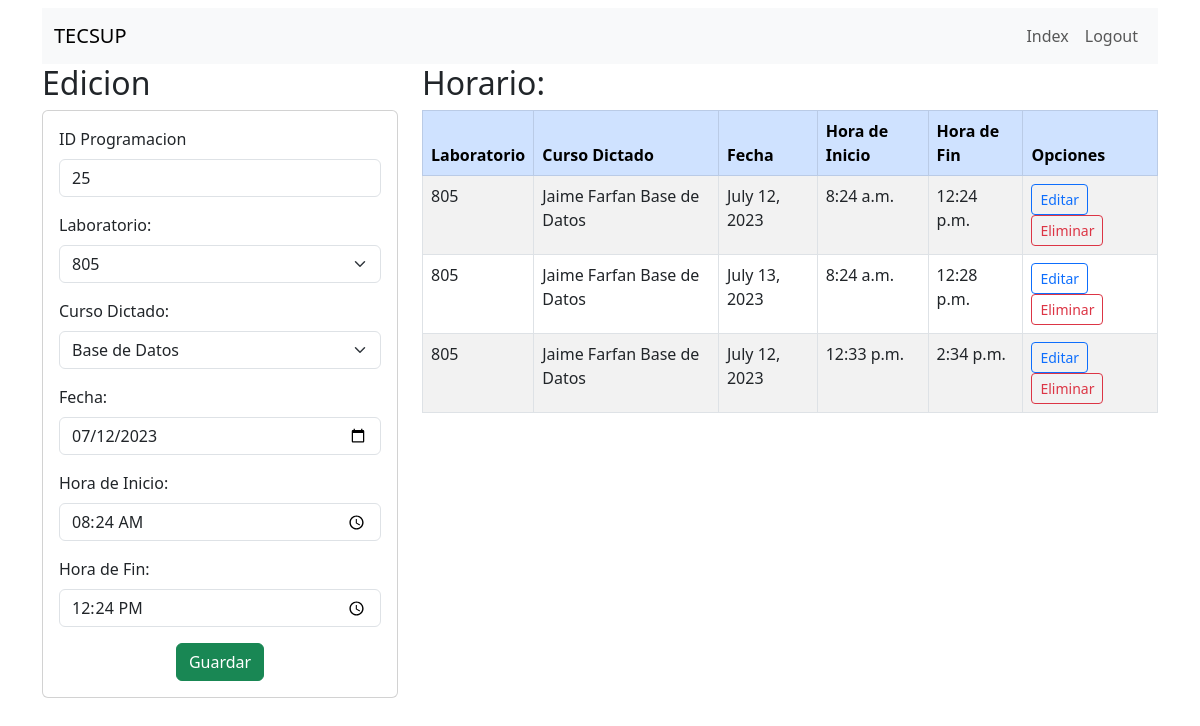
Screenshot of /editar/25 (signed in) with the database file from the repository.
### Laboratorios/models.py (models this page shows, shortened)
class Programacion_laboratorio(models.Model):
    laboratorio = models.ForeignKey(Laboratorio, on_delete=models.CASCADE)
    curso_dictado = models.ForeignKey(Curso_dictado, on_delete=models.CASCADE)
    fecha = models.DateField()
    hora_inicio = models.TimeField()
    hora_fin = models.TimeField()

class Laboratorio(models.Model):
    nombre = models.CharField(max_length=50)
    capacidad_alumnos = models.IntegerField()
    cantidad_equipos = models.IntegerField()
    herramientas = models.JSONField()
    def __str__(self):
        return self.nombre

class Curso_dictado(models.Model):
    profesor = models.ForeignKey(Profesor, on_delete=models.CASCADE)
    curso = models.ForeignKey(Curso, on_delete=models.CASCADE)
    def __str__(self):
        return self.profesor.nombre + " " + self.profesor.apellidos + " " + self.curso.nombre

class Curso(models.Model):
    nombre = models.CharField(max_length=50)
    creditos = models.IntegerField()
    especialidad = models.ForeignKey(Especialidad, on_delete=models.CASCADE)
    def __str__(self):
        return self.nombre

class Profesor(models.Model):
    nombre = models.CharField(max_length=50)
    apellidos = models.CharField(max_length=50)
    dni = models.CharField(max_length=8)
    direccion = models.CharField(max_length=200)
    telefono = models.CharField(max_length=9)
    email = models.CharField(max_length=100)

### Laboratorios/views.py (the view)
# urls.py: path('editar/<id>',views.editar_datos, name='editar'),
@login_required(login_url='Laboratorios:login')
def editar_datos(request,id):
    datos=Programacion_laboratorio.objects.get(id=id)
    codigo_lab=datos.laboratorio.id
    laboratorio=Laboratorio.objects.get(pk=codigo_lab)
    laboratorioListado=Laboratorio.objects.exclude(pk=codigo_lab)
    codigo_curso=datos.curso_dictado.id
    curso_dictado=Curso_dictado.objects.get(pk=codigo_curso)
    cursoListado=Curso_dictado.objects.exclude(pk=codigo_curso)
    listadoProgLabs = Programacion_laboratorio.objects.all()
    laboratorios = Laboratorio.objects.all()
    cursos_dictados = Curso_dictado.objects.all()
    context={
        'datos':datos,
        'laboratorio':laboratorio,
        'laboratorios':laboratorioListado,
        'curso_dictado':curso_dictado,
        'cursos':cursoListado,
        "labs": listadoProgLabs,
        "laboratorios": laboratorios,
        "cursos_dictados": cursos_dictados
    }
    return render(request,"editar.html",context)

### Laboratorios/templates/editar.html (shortened to what this page needs)
{% extends './base.html' %}
{% block body %}
<div class="row">
    <div class="col-sm-12 col-md-6 col-lg-4 col-xl-4">
        <h2>Edicion</h2>
        <div class="card">
            <div class="card-body">
                <form action="/editar" method="POST">
                    <div class="mb-3">
                        <label for="idpro" class="form-label">ID Programacion </label>
                        <input type="text" name="idpro" value="{{datos.id}}" class="form-control" id="idpro" readonly>
                    </div>
                    <div class="mb-3">
                        <label for="txtlaboratorio" class="form-label">Laboratorio:</label>
                        <select name="txtlaboratorio" class="form-select" id="txtlaboratorio">
                                <option selected value="{{ laboratorio.id }}">{{ laboratorio.nombre }}</option>
                        </select>
                    </div>
                    <div class="mb-3">
                        <label for="txtcurso_dictado" class="form-label">Curso Dictado:</label>
                        <select name="txtcurso_dictado" class="form-select" id="txtcurso_dictado">
                                <option selected value="{{ curso_dictado.id }}">{{ curso_dictado.curso }}</option>
                        </select>
                    </div>
                    <div class="mb-3">
                        <label for="txtfecha" class="form-label">Fecha: </label>
                        <input type="date" name="txtfecha" value="{{datos.fecha|date:'Y-m-d' }}" class="form-control" id="txtfecha">
                    </div>
                    <div class="mb-3">
                        <label for="txthora_inicio" class="form-label">Hora de Inicio:</label>
                        <input type="time" name="txthora_inicio" class="form-control" id="txthora_inicio" value="{{datos.hora_inicio|date:'H:i'}}">
                    </div>
                    <div class="mb-3">
                        <label for="txthora_fin" class="form-label">Hora de Fin:</label>
                        <input type="time" name="txthora_fin" class="form-control" id="txthora_fin" value="{{datos.hora_fin|date:'H:i'}}">
                    </div>
                    <div class="text-center">
                        <button type="submit" class="btn btn-success">Guardar</button>
                    </div>
                </form>
            </div>
        </div>
    </div>
    <div class="col-sm-12 col-md-6 col-lg-8 col-xl-8">
        <h2>Horario:</h2>
        <div class="table-responsive">
          <table class="table table-striped table-bordered">
            <thead class="table-primary">
              <tr>
                <th>Laboratorio</th>
                <th>Curso Dictado</th>
                <th>Fecha</th>
                <th>Hora de Inicio</th>
                <th>Hora de Fin</th>
                <th>Opciones</th>
              </tr>
            </thead>
            <tbody>
              {% for d in labs %}
              <tr>
                <td>{{ d.laboratorio }}</td>
                <td>{{ d.curso_dictado }}</td>
                <td>{{ d.fecha }}</td>
                <td>{{ d.hora_inicio }}</td>
                <td>{{ d.hora_fin }}</td>
                <td>
                  <a href="{% url 'Laboratorios:editar' d.id %}" class="btn btn-outline-primary btn-sm">Editar</a>
                  <a href="{% url 'Laboratorios:eliminar' d.id %}" class="btn btn-outline-danger btn-sm">Eliminar</a>
                </td>
              </tr>
              {% endfor %}
            </tbody>
          </table>
        </div>
      </div>
</div>
{% endblock %}

### Laboratorios/templates/base.html (shortened to what this page needs)
<!DOCTYPE html>
<html lang="en">
<head>
  <link href="https://cdn.jsdelivr.net/npm/bootstrap@5.3.0-alpha3/dist/css/bootstrap.min.css" rel="stylesheet"
>
</head>
<body>
  <div class="container py-2">
    <nav class="navbar navbar-expand-lg navbar-light bg-light">
      <div class="container-fluid">
        <a class="navbar-brand" href="#">TECSUP</a>
        <div class="collapse navbar-collapse" id="navbarNav">
          <ul class="navbar-nav ms-auto">
            <li class="nav-item">
              <a class="nav-link" href="{% url 'Laboratorios:index' %}">Index</a>
            <li class="nav-item">
              <a class="nav-link" href="{% url 'Laboratorios:logout_view' %}">
                Logout</a>
            </li>
          </ul>
        </div>
      </div>
    </nav>
    {% block body %}
    {% endblock %}
  </div>
</body>
</html>

### rows the page displays
Programacion_laboratorio: idpro "25", txtfecha "07/12/2023", txthora_inicio "08:24", txthora_fin "12:24", laboratorio "805", curso_dictado "Jaime Farfan Base de Datos", fecha "July 12, 2023", hora_inicio "8:24 a.m.", hora_fin "12:24 p.m."
Laboratorio: txtlaboratorio "805"
Curso_dictado: txtcurso_dictado "Base de Datos"
Programacion_laboratorio: laboratorio "805", curso_dictado "Jaime Farfan Base de Datos", fecha "July 13, 2023", hora_inicio "8:24 a.m.", hora_fin "12:28 p.m."
Programacion_laboratorio: laboratorio "805", curso_dictado "Jaime Farfan Base de Datos", fecha "July 12, 2023", hora_inicio "12:33 p.m.", hora_fin "2:34 p.m."
